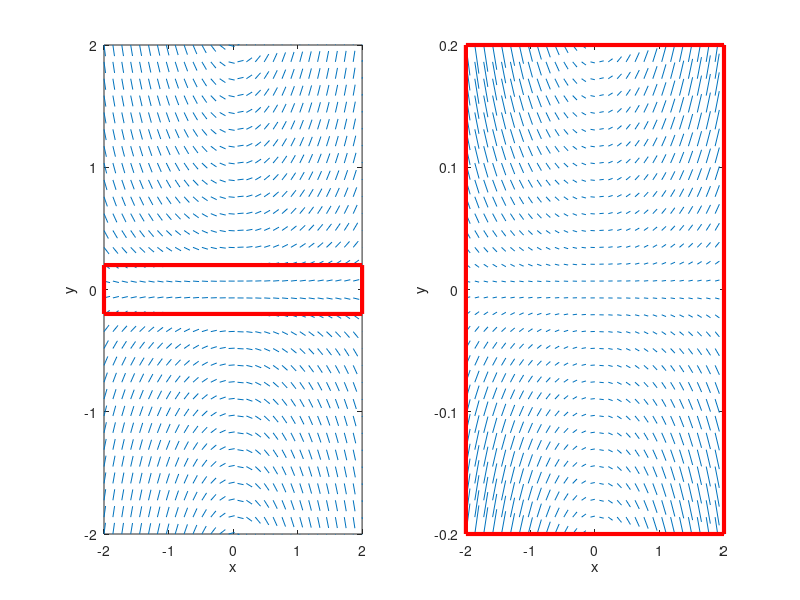
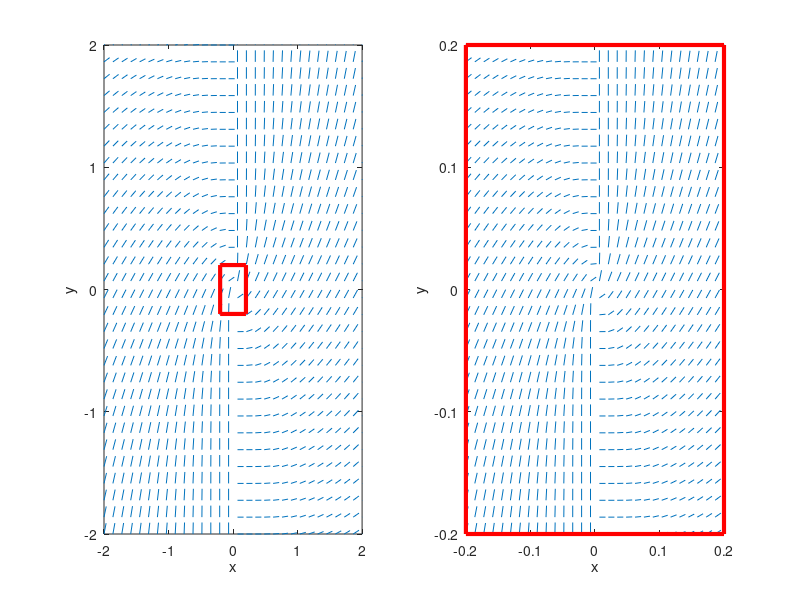

Source code (MATLAB) for these figures, in order:
% define some fixed variables for all plots
nx = 30;        % number of grid points in x direction
ny = 30;        % number of grid points in y direction
xmin = -2.0;    % minimum x value
xmax =  2.0;    % maximum x value
ymin = -2.0;    % minimum y value
ymax =  2.0;    % maximum y value

% plot the slope field for y'= xy
subplot(1,2,1)
[X, Y] = meshgrid(linspace(xmin,xmax,nx),linspace(ymin,ymax,ny));
fun1 = @(x, y) (y.*x);
DYDX = fun1(X, Y);
DY = DYDX ./ sqrt(1 + DYDX.^2);
DX = ones(length(DY)) ./ sqrt(1 + DYDX.^2);
h = quiver(X, Y, DX, DY, 0.5);
set(h, "maxheadsize", 0.0);
xlim([xmin,xmax])
ylim([ymin,ymax])
xlabel('x')
ylabel('y')


% replot the same slope field, but zoomed in this time
xrescale = 1
yrescale = 0.1
rectangle('Position',[xmin*xrescale ymin*yrescale (xmax-xmin)*xrescale (ymax-ymin)*yrescale],'Edgecolor','r','Linewidth',3)
subplot(1,2,2)
[X, Y] = meshgrid(linspace(xmin*xrescale,xmax*xrescale,nx),linspace(ymin*yrescale,ymax*yrescale,ny));
DYDX = fun1(X, Y);
DY = DYDX ./ sqrt(1 + DYDX.^2);
DX = ones(length(DY)) ./ sqrt(1 + DYDX.^2);
h = quiver(X, Y, DX, DY, 0.5);
set(h, "maxheadsize", 0.0);
xlim([xmin*xrescale,xmax*xrescale])
ylim([ymin*yrescale,ymax*yrescale])
xlabel('x')
ylabel('y')
rectangle('Position',[xmin*xrescale ymin*yrescale (xmax-xmin)*xrescale (ymax-ymin)*yrescale],'Edgecolor','r','Linewidth',3)
saveas(gcf,'../fig/002-field1.png')

% plot the slope field for y'= sin(y/x)
subplot(1,2,1)
[X, Y] = meshgrid(linspace(xmin,xmax,nx),linspace(ymin,ymax,ny));
fun2 = @(x, y) exp(y./x);
DYDX = fun2(X, Y);
DY = DYDX ./ sqrt(1 + DYDX.^2);
DX = ones(length(DY)) ./ sqrt(1 + DYDX.^2);
h = quiver(X, Y, DX, DY, 0.5);
set(h, "maxheadsize", 0.0);
xlim([xmin,xmax])
ylim([ymin,ymax])
xlabel('x')
ylabel('y')


% replot the same slope field, but zoomed in this time
xrescale = 0.1
yrescale = 0.1
rectangle('Position',[xmin*xrescale ymin*yrescale (xmax-xmin)*xrescale (ymax-ymin)*yrescale],'Edgecolor','r','Linewidth',3)
subplot(1,2,2)
[X, Y] = meshgrid(linspace(xmin*xrescale,xmax*xrescale,nx),linspace(ymin*yrescale,ymax*yrescale,ny));
DYDX = fun2(X, Y);
DY = DYDX ./ sqrt(1 + DYDX.^2);
DX = ones(length(DY)) ./ sqrt(1 + DYDX.^2);
h = quiver(X, Y, DX, DY, 0.5);
set(h, "maxheadsize", 0.0);
xlim([xmin*xrescale,xmax*xrescale])
ylim([ymin*yrescale,ymax*yrescale])
xlabel('x')
ylabel('y')
rectangle('Position',[xmin*xrescale ymin*yrescale (xmax-xmin)*xrescale (ymax-ymin)*yrescale],'Edgecolor','r','Linewidth',3)
saveas(gcf,'../fig/002-field2.png')


  


